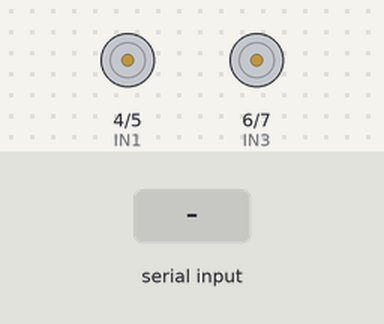
Bench run of a sketch on a simulated Arduino Uno, built with avr-gcc and run on an emulated ATmega328P. Parts: motor-driver pin pairs drawn as motors (green arrow = first pin HIGH = forward, orange = second pin HIGH = backward, longer = more drive, scaled by the enable pin). Inputs (shaded band) come from the test bench.

Above: at 1.2 s.
1.3 s: "1\n" received over the second serial link
At 2.0 s:
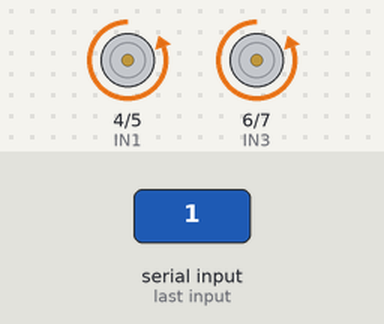
2.8 s: "2\n" received over the second serial link
At 3.1 s:
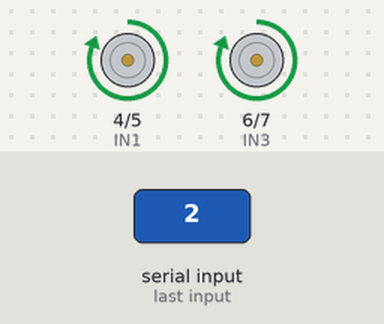
4.3 s: "3\n" received over the second serial link
At 5.5 s:
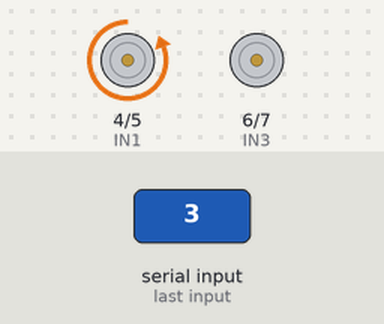
5.8 s: "4\n" received over the second serial link
At 6.6 s:
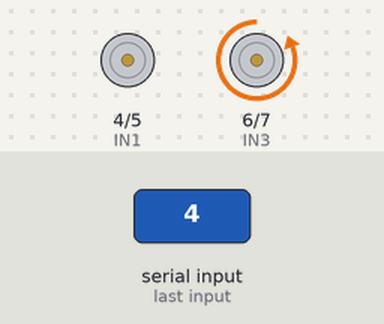
7.3 s: "5\n" received over the second serial link
At 7.8 s:
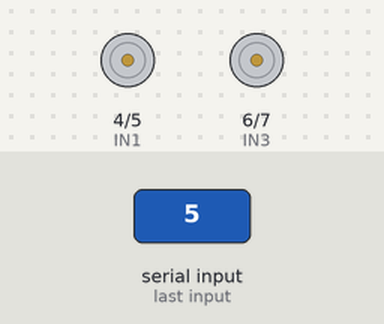
Timing chart, 0 to 9.8 s (numbered marks = the images above; inputs shaded):
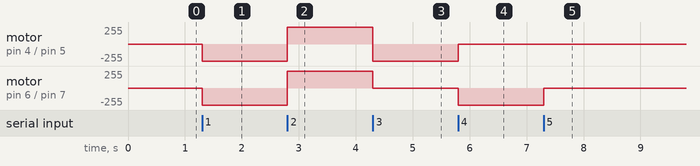

Measured:
- after the input at 1.3 s, motor on pin 4 (IN1) / pin 5 (IN2), motor on pin 6 (IN3) / pin 7 (IN4): stopped → backward 255/255 at once
- after the input at 2.8 s, motor on pin 4 (IN1) / pin 5 (IN2), motor on pin 6 (IN3) / pin 7 (IN4): backward 255/255 → forward 255/255 at once
- after the input at 4.3 s, motor on pin 4 (IN1) / pin 5 (IN2): forward 255/255 → backward 255/255 at once; motor on pin 6 (IN3) / pin 7 (IN4): forward 255/255 → stopped at once
- after the input at 5.8 s, motor on pin 4 (IN1) / pin 5 (IN2): backward 255/255 → stopped at once; motor on pin 6 (IN3) / pin 7 (IN4): stopped → backward 255/255 at once
- after the input at 7.3 s, motor on pin 6 (IN3) / pin 7 (IN4): backward 255/255 → stopped at once

The sketch:

final_bluetooth_and__auto_line_follower.ino
```cpp
#include <SoftwareSerial.h>

#define IN1 4
#define IN2 5
#define IN3 6
#define IN4 7
#define EN1 9
#define EN2 10
#define R_S A0                 // ir sensor Right
#define L_S A1                 // ir sensor Left
SoftwareSerial mySerial(2, 3); // RX, TX

String data;
int btVal;
char t;
void setup()
{
    // Serial.begin(115200);
    pinMode(A0, INPUT); // declare if sensor as input
    pinMode(A1, INPUT); // declare ir sensor as input
    pinMode(IN1, OUTPUT);
    pinMode(IN2, OUTPUT);
    pinMode(IN3, OUTPUT);
    pinMode(IN4, OUTPUT);
    pinMode(EN1, OUTPUT);
    pinMode(EN2, OUTPUT);
    digitalWrite(IN1, LOW);
    digitalWrite(IN2, LOW);
    digitalWrite(IN3, LOW);
    digitalWrite(IN4, LOW);
    digitalWrite(EN1, 200);
    digitalWrite(EN2, 200);
    mySerial.begin(9600);
}

void loop()
{
    while (mySerial.available())
    {
        {
            data = mySerial.readStringUntil('\n');
            // Serial.print(str);
        }

        btVal = (data.toInt());
        Serial.print("BlueTooth Value ");
        Serial.println(btVal);

        switch (btVal)
        {
        case 1:
            Serial.println("Forward");
            t='c';
            forward();
            break;

        case 2:
            Serial.println("Reverse");
            t='c';
            reverse();
            break;

        case 3:
            Serial.println("Left");
            t='c';
            left();
            break;

        case 4:
            Serial.println("Right");
            t='c';
            right();
            break;

        case 5:
            Serial.println("Stop");
            t='c';
            stoprobot();
            break;

        case 6:
            while (t!='F')
            {
                t= mySerial.read();


                Serial.println("Auto Mode");
                if ((digitalRead(R_S) == 0) && (digitalRead(L_S) == 0))
                {
                    //forward();
                    forward_control();
                } // if Right Sensor and Left Sensor are at White color then it will call forword function
                if ((digitalRead(R_S) == 1) && (digitalRead(L_S) == 0))
                {

                    //left();
                    left_control();
                } // if Right Sensor is Black and Left Sensor is White then it will call turn Right function
                if ((digitalRead(R_S) == 0) && (digitalRead(L_S) == 1))
                {

                    //right();
                    right_control();
                } // if Right Sensor is White and Left Sensor is Black then it will call turn Left function
                if ((digitalRead(R_S) == 1) && (digitalRead(L_S) == 1))
                {
                    //stoprobot();
                    stop_robot();
                } // if Right Sensor and Left Sensor are at Black color then it will call Stop function
                // }

                delay(10);
                // break;
            }
        }
    }

    if (mySerial.available() < 0)
    {
        // Serial.println("No Bluetooth Data ");
    }
}

// void autoMode(int btVal)
//{
//     if ((digitalRead(R_S) == 0) && (digitalRead(L_S) == 0))
//     {
//         forward(btVal);
//     } // if Right Sensor and Left Sensor are at White color then it will call forword function
//     if ((digitalRead(R_S) == 1) && (digitalRead(L_S) == 0))
//     {
//         right(btVal);
//     } // if Right Sensor is Black and Left Sensor is White then it will call turn Right function
//     if ((digitalRead(R_S) == 0) && (digitalRead(L_S) == 1))
//     {
//         left(btVal);
//     } // if Right Sensor is White and Left Sensor is Black then it will call turn Left function
//     if ((digitalRead(R_S) == 1) && (digitalRead(L_S) == 1))
//     {
//         stoprobot(btVal);
//     } // if Right Sensor and Left Sensor are at Black color then it will call Stop function
//     // }
//
//     delay(10);
//
//     // }
// }

void reverse()
{
    //    if (btVal == 6)
    //    {
    //        digitalWrite(IN1, HIGH);
    //        digitalWrite(IN2, LOW);
    //        digitalWrite(IN3, HIGH);
    //        digitalWrite(IN4, LOW);
    //        autoMode(btVal);
    //    }
    digitalWrite(IN1, HIGH);
    digitalWrite(IN2, LOW);
    digitalWrite(IN3, HIGH);
    digitalWrite(IN4, LOW);
//    analogWrite(EN1,200);
//    analogWrite(EN2,200);
}

void forward()
{
    //    if (btVal == 6)
    //    {
    //        digitalWrite(IN1, LOW);
    //        digitalWrite(IN2, HIGH);
    //        digitalWrite(IN3, LOW);
    //        digitalWrite(IN4, HIGH);
    //        autoMode(btVal);
    //    }
    digitalWrite(IN1, LOW);
    digitalWrite(IN2, HIGH);
    digitalWrite(IN3, LOW);
    digitalWrite(IN4, HIGH);
//    analogWrite(EN1,200);
//    analogWrite(EN2,200);
}

//void left()
//{
//    //    if (btVal == 6)
//    //    {
//    //        digitalWrite(IN1, LOW);
//    //        digitalWrite(IN2, LOW);
//    //        digitalWrite(IN3, HIGH);
//    //        digitalWrite(IN4, LOW);
//    //        autoMode(btVal);
//    //    }
//    digitalWrite(IN1, LOW);
//    digitalWrite(IN2, LOW);
//    digitalWrite(IN3, HIGH);
//    digitalWrite(IN4, LOW);
////    analogWrite(EN1,200);
////    analogWrite(EN2,200);
//}
void left()
{
    //    if (btVal == 6)
    //    {
    //        digitalWrite(IN1, LOW);
    //        digitalWrite(IN2, LOW);
    //        digitalWrite(IN3, HIGH);
    //        digitalWrite(IN4, LOW);
    //        autoMode(btVal);
    //    }
    digitalWrite(IN1, LOW);
    digitalWrite(IN2, HIGH);
    digitalWrite(IN3, LOW);
    digitalWrite(IN4, LOW);
//    analogWrite(EN1,200);
//    analogWrite(EN2,200);
}

//void right()
//{
//    //    if (btVal == 6)
//    //    {
//    //        digitalWrite(IN1, HIGH);
//    //        digitalWrite(IN2, LOW);
//    //        digitalWrite(IN3, LOW);
//    //        digitalWrite(IN4, LOW);
//    //        autoMode(btVal);
//    //    }
//    digitalWrite(IN1, HIGH);
//    digitalWrite(IN2, LOW);
//    digitalWrite(IN3, LOW);
//    digitalWrite(IN4, LOW);
////    analogWrite(EN1,200);
////    analogWrite(EN2,200);
//}
void right()
{
    //    if (btVal == 6)
    //    {
    //        digitalWrite(IN1, HIGH);
    //        digitalWrite(IN2, LOW);
    //        digitalWrite(IN3, LOW);
    //        digitalWrite(IN4, LOW);
    //        autoMode(btVal);
    //    }
    digitalWrite(IN1, LOW);
    digitalWrite(IN2, LOW);
    digitalWrite(IN3, LOW);
    digitalWrite(IN4, HIGH);
//    analogWrite(EN1,200);
//    analogWrite(EN2,200);
}
void stoprobot()
{
    //    if (btVal == 6)
    //    {
    //        digitalWrite(IN1, LOW);
    //        digitalWrite(IN2, LOW);
    //        digitalWrite(IN3, LOW);
    //        digitalWrite(IN4, LOW);
    //        autoMode(btVal);
    //    }
    digitalWrite(IN1, LOW);
    digitalWrite(IN2, LOW);
    digitalWrite(IN3, LOW);
    digitalWrite(IN4, LOW);
//    analogWrite(EN1,180);
//    analogWrite(EN2,180);
}

void forward_control(){
    digitalWrite(IN1, LOW);
    digitalWrite(IN2, HIGH);
    digitalWrite(IN3, LOW);
    digitalWrite(IN4, HIGH);
    analogWrite(EN1,120);
    analogWrite(EN2,120);
    //delay(1000);
}
void reverse_control(){
    digitalWrite(IN1, HIGH);
    digitalWrite(IN2, LOW);
    digitalWrite(IN3, HIGH);
    digitalWrite(IN4, LOW);
    analogWrite(EN1,120);
    analogWrite(EN2,120);
    //delay(1000);
}
void right_control(){
    digitalWrite(IN1, LOW);
    digitalWrite(IN2, LOW);
    digitalWrite(IN3, LOW);
    digitalWrite(IN4, HIGH);
    analogWrite(EN1,120);
    analogWrite(EN2,120);
    //delay(1000);
}
void left_control(){
    digitalWrite(IN1, LOW);
    digitalWrite(IN2, HIGH);
    digitalWrite(IN3, LOW);
    digitalWrite(IN4, LOW);
    analogWrite(EN1,120);
    analogWrite(EN2,120);
    //delay(1000);
    //stoprobot();
}
void stop_robot(){
    digitalWrite(IN1, LOW);
    digitalWrite(IN2, LOW);
    digitalWrite(IN3, LOW);
    digitalWrite(IN4, LOW);
    analogWrite(EN1,120);
    analogWrite(EN2,120);
    //delay(1000);
}
```
